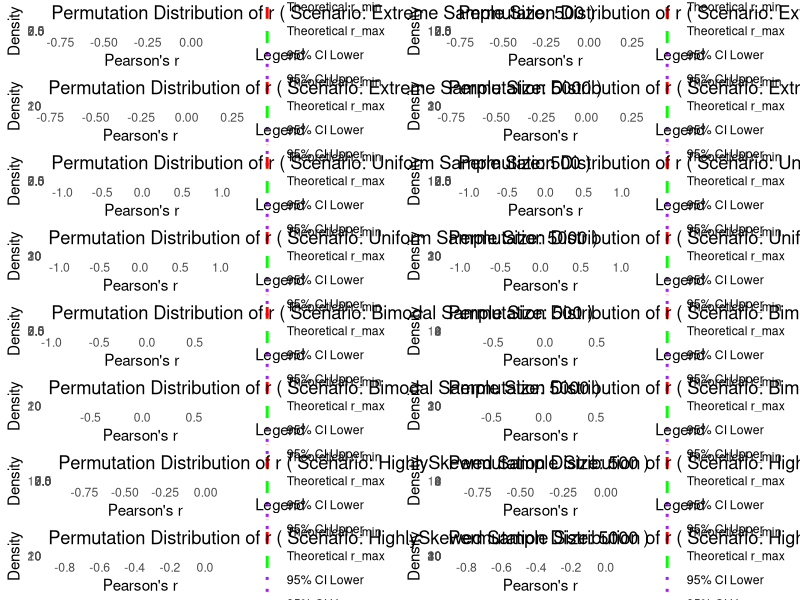
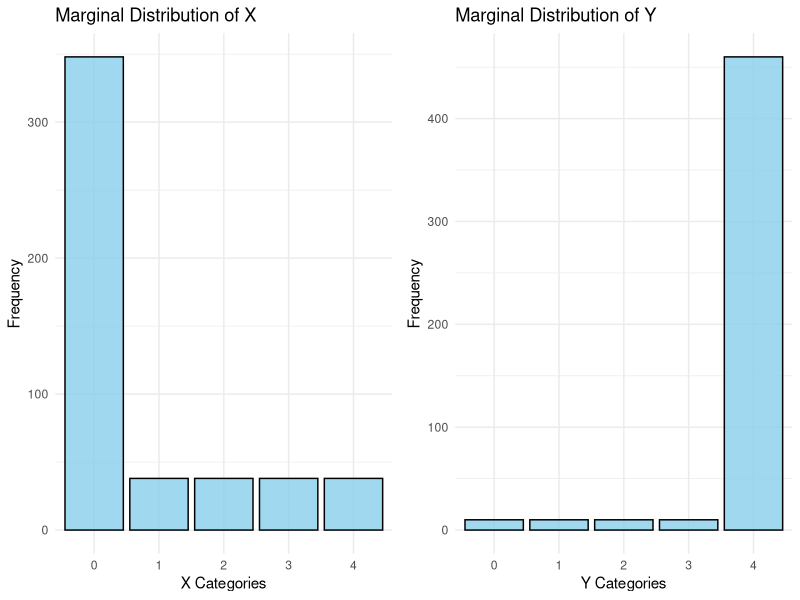

Recreate these plots in R, in order.
# Load required libraries
library(ggplot2)
library(gridExtra)
library(dplyr)

# -----------------------------------------------------------------------------
# 1. Functions for theoretical correlations and simulation

# Function to compute the maximum correlation (comonotonic coupling)
max_corr_sorted <- function(marginalX, marginalY, sample_size = 10000) {
	# If marginals sum to ~1, treat as probabilities and generate counts.
	if (sum(marginalX) <= 1.1) {
		countsX <- as.vector(rmultinom(1, size = sample_size, prob = marginalX))
	} else {
		countsX <- marginalX
		sample_size <- sum(countsX)
	}
	if (sum(marginalY) <= 1.1) {
		countsY <- as.vector(rmultinom(1, size = sample_size, prob = marginalY))
	} else {
		countsY <- marginalY
		if (sum(countsY) != sample_size) stop("Counts for X and Y must be equal.")
	}
	
	x_levels <- 0:(length(countsX) - 1)
	y_levels <- 0:(length(countsY) - 1)
	
	pX <- countsX / sum(countsX)
	pY <- countsY / sum(countsY)
	muX <- sum(x_levels * pX)
	muY <- sum(y_levels * pY)
	sigmaX <- sqrt(sum(x_levels^2 * pX) - muX^2)
	sigmaY <- sqrt(sum(y_levels^2 * pY) - muY^2)
	
	# Compute the joint distribution using cumulative probabilities (Fréchet–Hoeffding upper bound)
	cum_pX <- cumsum(pX)
	cum_pY <- cumsum(pY)
	joint <- matrix(0, nrow = length(x_levels), ncol = length(y_levels))
	
	i <- 1; j <- 1
	cumX_prev <- 0; cumY_prev <- 0
	while (i <= length(x_levels) && j <= length(y_levels)) {
		currX <- cum_pX[i]
		currY <- cum_pY[j]
		joint[i, j] <- min(currX, currY) - max(cumX_prev, cumY_prev)
		
		if (currX < currY) {
			cumX_prev <- currX
			i <- i + 1
		} else if (currX > currY) {
			cumY_prev <- currY
			j <- j + 1
		} else {
			cumX_prev <- currX
			cumY_prev <- currY
			i <- i + 1
			j <- j + 1
		}
	}
	
	E_XY <- sum(outer(x_levels, y_levels, FUN = "*") * joint)
	r_max <- (E_XY - muX * muY) / (sigmaX * sigmaY)
	return(r_max)
}

# Function to compute the minimum correlation (anti-comonotonic pairing)
min_corr_sorted <- function(marginalX, marginalY, sample_size = 10000) {
	if (sum(marginalX) <= 1.1) {
		countsX <- as.vector(rmultinom(1, size = sample_size, prob = marginalX))
	} else {
		countsX <- marginalX
		sample_size <- sum(countsX)
	}
	if (sum(marginalY) <= 1.1) {
		countsY <- as.vector(rmultinom(1, size = sample_size, prob = marginalY))
	} else {
		countsY <- marginalY
		if (sum(countsY) != sample_size) stop("Counts for X and Y must be equal.")
	}
	
	x_levels <- 0:(length(countsX) - 1)
	y_levels <- 0:(length(countsY) - 1)
	
	x_vec <- rep(x_levels, times = countsX)
	y_vec <- rep(y_levels, times = countsY)
	
	# For r_min, pair highest X with lowest Y.
	x_sorted <- sort(x_vec, decreasing = TRUE)
	y_sorted <- sort(y_vec, decreasing = FALSE)
	
	r_min <- cor(x_sorted, y_sorted)
	return(r_min)
}

# Function to simulate the permutation (randomization) distribution of Pearson's r
simulate_random_corr <- function(marginalX, marginalY, nsim = 1000, sample_size = 10000) {
	if (sum(marginalX) <= 1.1) {
		countsX <- as.vector(rmultinom(1, size = sample_size, prob = marginalX))
	} else {
		countsX <- marginalX
		sample_size <- sum(countsX)
	}
	if (sum(marginalY) <= 1.1) {
		countsY <- as.vector(rmultinom(1, size = sample_size, prob = marginalY))
	} else {
		countsY <- marginalY
		if (sum(countsY) != sample_size) stop("Counts for X and Y must be equal.")
	}
	
	x_levels <- 0:(length(countsX) - 1)
	y_levels <- 0:(length(countsY) - 1)
	
	x_vec <- rep(x_levels, times = countsX)
	y_vec <- rep(y_levels, times = countsY)
	
	r_vals <- numeric(nsim)
	for (i in 1:nsim) {
		x_perm <- sample(x_vec, size = length(x_vec), replace = FALSE)
		y_perm <- sample(y_vec, size = length(y_vec), replace = FALSE)
		r_vals[i] <- cor(x_perm, y_perm)
	}
	return(r_vals)
}

# -----------------------------------------------------------------------------
# 2. Define ggplot functions for displaying results

# Function to plot the empirical distribution of Pearson's r with vertical lines and legend
plot_empirical_distribution <- function(r_vals, r_min, r_max, ci_bounds,
										main = "Empirical Distribution of Pearson's r") {
	df <- data.frame(r = r_vals)
	
	# Set x-axis limits to include r_min and r_max
	x_lower <- min(r_min, quantile(r_vals, 0.01)) - 0.05
	x_upper <- max(r_max, quantile(r_vals, 0.99)) + 0.05
	
	vlines <- data.frame(
		xintercept = c(r_min, r_max, ci_bounds[1], ci_bounds[2]),
		label = factor(c("Theoretical r_min", "Theoretical r_max", "95% CI Lower", "95% CI Upper"),
					   levels = c("Theoretical r_min", "Theoretical r_max", "95% CI Lower", "95% CI Upper"))
	)
	
	p <- ggplot(df, aes(x = r)) +
		geom_histogram(aes(y = ..density..), bins = 30,
					   fill = "lightblue", color = "white", alpha = 0.7) +
		geom_density(color = "darkblue", size = 1) +
		geom_vline(data = vlines,
				   aes(xintercept = xintercept, color = label, linetype = label),
				   size = 1) +
		scale_color_manual(name = "Legend", 
						   values = c("Theoretical r_min" = "red", 
						   		   "Theoretical r_max" = "green", 
						   		   "95% CI Lower" = "purple", 
						   		   "95% CI Upper" = "purple")) +
		scale_linetype_manual(name = "Legend",
							  values = c("Theoretical r_min" = "dashed", 
							  		   "Theoretical r_max" = "dashed", 
							  		   "95% CI Lower" = "dotted", 
							  		   "95% CI Upper" = "dotted")) +
		labs(title = main,
			 x = "Pearson's r",
			 y = "Density") +
		xlim(x_lower, x_upper) +
		theme_minimal()
	return(p)
}

# Function to plot a marginal distribution as a bar plot using ggplot2
plot_marginal <- function(counts, varname = "X") {
	df <- data.frame(Category = factor(0:(length(counts)-1)),
					 Frequency = counts)
	p <- ggplot(df, aes(x = Category, y = Frequency)) +
		geom_bar(stat = "identity", fill = "skyblue", color = "black", alpha = 0.8) +
		labs(title = paste("Marginal Distribution of", varname),
			 x = paste(varname, "Categories"),
			 y = "Frequency") +
		theme_minimal()
	return(p)
}

# -----------------------------------------------------------------------------
# 3. Simulation study: Explore cases where the simulated extremes are nearly the theoretical bounds.
#
# We now include additional scenarios in the scenarios list.
scenarios <- list(
	Extreme = list(
		marginalX = c(0.7, rep(0.3/4, 4)),
		marginalY = c(rep(0.02, 4), 1 - 0.02*4)
	),
	Uniform = list(
		marginalX = rep(1/5, 5),
		marginalY = rep(1/5, 5)
	),
	Bimodal = list(
		marginalX = c(0.45, 0.05, 0.05, 0.05, 0.4),
		marginalY = c(0.1, 0.1, 0.1, 0.1, 0.6)
	),
	HighlySkewed = list(
		marginalX = c(0.9, rep(0.1/4, 4)),
		marginalY = c(rep(0.01, 4), 1 - 0.01*4)
	)
)
sample_sizes <- c(500, 1000, 5000, 10000)

# Storage for summary statistics, simulated r values, and glued pairs.
summary_df <- data.frame()
sim_r_df <- data.frame()
glued_pairs <- list()  # nested list: glued_pairs[[scenario]][[sample_size]] = list(max = , min = )

# Loop over scenarios and sample_sizes.
for (sc in names(scenarios)) {
	pX <- scenarios[[sc]]$marginalX
	pY <- scenarios[[sc]]$marginalY
	glued_pairs[[sc]] <- list()
	
	for (s in sample_sizes) {
		# Compute theoretical bounds.
		r_min_val <- min_corr_sorted(pX, pY, sample_size = s)
		r_max_val <- max_corr_sorted(pX, pY, sample_size = s)
		
		# Simulate permutation distribution.
		r_sim <- simulate_random_corr(pX, pY, nsim = 1000, sample_size = s)
		med_r <- median(r_sim)
		lower_ci <- quantile(r_sim, 0.025)
		upper_ci <- quantile(r_sim, 0.975)
		
		# Save summary statistics (also compute differences).
		diff_lower <- abs(r_min_val - lower_ci)
		diff_upper <- abs(r_max_val - upper_ci)
		summary_df <- rbind(summary_df, data.frame(
			scenario = sc,
			sample_size = s,
			r_min = r_min_val,
			lower_ci = lower_ci,
			diff_lower = diff_lower,
			r_max = r_max_val,
			upper_ci = upper_ci,
			diff_upper = diff_upper,
			median_r = med_r
		))
		
		# Save simulated r values.
		sim_r_df <- rbind(sim_r_df, data.frame(
			scenario = sc,
			sample_size = s,
			r = r_sim
		))
		
		# Save "glued pairs" (joint distributions) for r_max and r_min.
		# Create counts from probabilities, ensuring they sum exactly to s.
		x_levels <- 0:(length(pX)-1)
		y_levels <- 0:(length(pY)-1)
		
		countsX <- round(pX * s)
		diffX <- s - sum(countsX)
		if(diffX != 0) {
			i_max <- which.max(countsX)
			countsX[i_max] <- countsX[i_max] + diffX
		}
		countsY <- round(pY * s)
		diffY <- s - sum(countsY)
		if(diffY != 0) {
			i_max <- which.max(countsY)
			countsY[i_max] <- countsY[i_max] + diffY
		}
		
		x_vec <- rep(x_levels, times = countsX)
		y_vec <- rep(y_levels, times = countsY)
		
		max_pairs <- data.frame(X = sort(x_vec, decreasing = TRUE),
								Y = sort(y_vec, decreasing = TRUE))
		min_pairs <- data.frame(X = sort(x_vec, decreasing = TRUE),
								Y = sort(y_vec, decreasing = FALSE))
		
		glued_pairs[[sc]][[as.character(s)]] <- list(max = max_pairs, min = min_pairs)
	}
}

# Print the simulation summary.
cat("Simulation Summary:\n")
print(summary_df)

# Identify cases where the theoretical lower bound is nearly equal to the 2.5% quantile 
# and the upper bound is nearly equal to the 97.5% quantile.
threshold <- 0.01  # tolerance for differences
cat("\nCases where |r_min - lower_ci| < ", threshold, " and |r_max - upper_ci| < ", threshold, ":\n", sep = "")
print(subset(summary_df, diff_lower < threshold & diff_upper < threshold))

# Optionally, arrange and display all the permutation distribution plots.
plots <- list()
for (i in 1:nrow(summary_df)) {
	row <- summary_df[i, ]
	title_str <- paste("Scenario:", row$scenario, "Sample Size:", row$sample_size)
	r_vals <- sim_r_df %>% filter(scenario == row$scenario, sample_size == row$sample_size) %>% pull(r)
	ci_bounds <- c(row$lower_ci, row$upper_ci)
	p_emp <- plot_empirical_distribution(r_vals, row$r_min, row$r_max, ci_bounds,
										 main = paste("Permutation Distribution of r (", title_str, ")", sep = " "))
	plots[[i]] <- p_emp
}
grid.arrange(grobs = plots, ncol = 2)

# -----------------------------------------------------------------------------
# Also, display the marginal distributions for one instance as an example.
# (We use the "Extreme" scenario at the smallest sample_size.)
example_sample_size <- sample_sizes[1]
example_pX <- scenarios[["Extreme"]]$marginalX
example_pY <- scenarios[["Extreme"]]$marginalY
example_countsX <- round(example_pX * example_sample_size)
diffX <- example_sample_size - sum(example_countsX)
if(diffX != 0) {
	i_max <- which.max(example_countsX)
	example_countsX[i_max] <- example_countsX[i_max] + diffX
}
example_countsY <- round(example_pY * example_sample_size)
diffY <- example_sample_size - sum(example_countsY)
if(diffY != 0) {
	i_max <- which.max(example_countsY)
	example_countsY[i_max] <- example_countsY[i_max] + diffY
}

cat("\nMarginal Distribution for X (counts, Extreme scenario):\n")
print(data.frame(Category = 0:(length(example_countsX)-1),
				 Frequency = example_countsX))
cat("\nMarginal Distribution for Y (counts, Extreme scenario):\n")
print(data.frame(Category = 0:(length(example_countsY)-1),
				 Frequency = example_countsY))

pX_plot <- plot_marginal(example_countsX, varname = "X")
pY_plot <- plot_marginal(example_countsY, varname = "Y")
grid.arrange(pX_plot, pY_plot, ncol = 2)

# -----------------------------------------------------------------------------
# Optionally, inspect the glued pairs for one example.
# For instance, for the "Extreme" scenario at sample_size = 500.
example_glued <- glued_pairs[["Extreme"]][["500"]]
cat("\nGlued pairs for maximum correlation (Extreme, sample_size = 500):\n")
print(head(example_glued$max, 10))
cat("\nGlued pairs for minimum correlation (Extreme, sample_size = 500):\n")
print(head(example_glued$min, 10))
